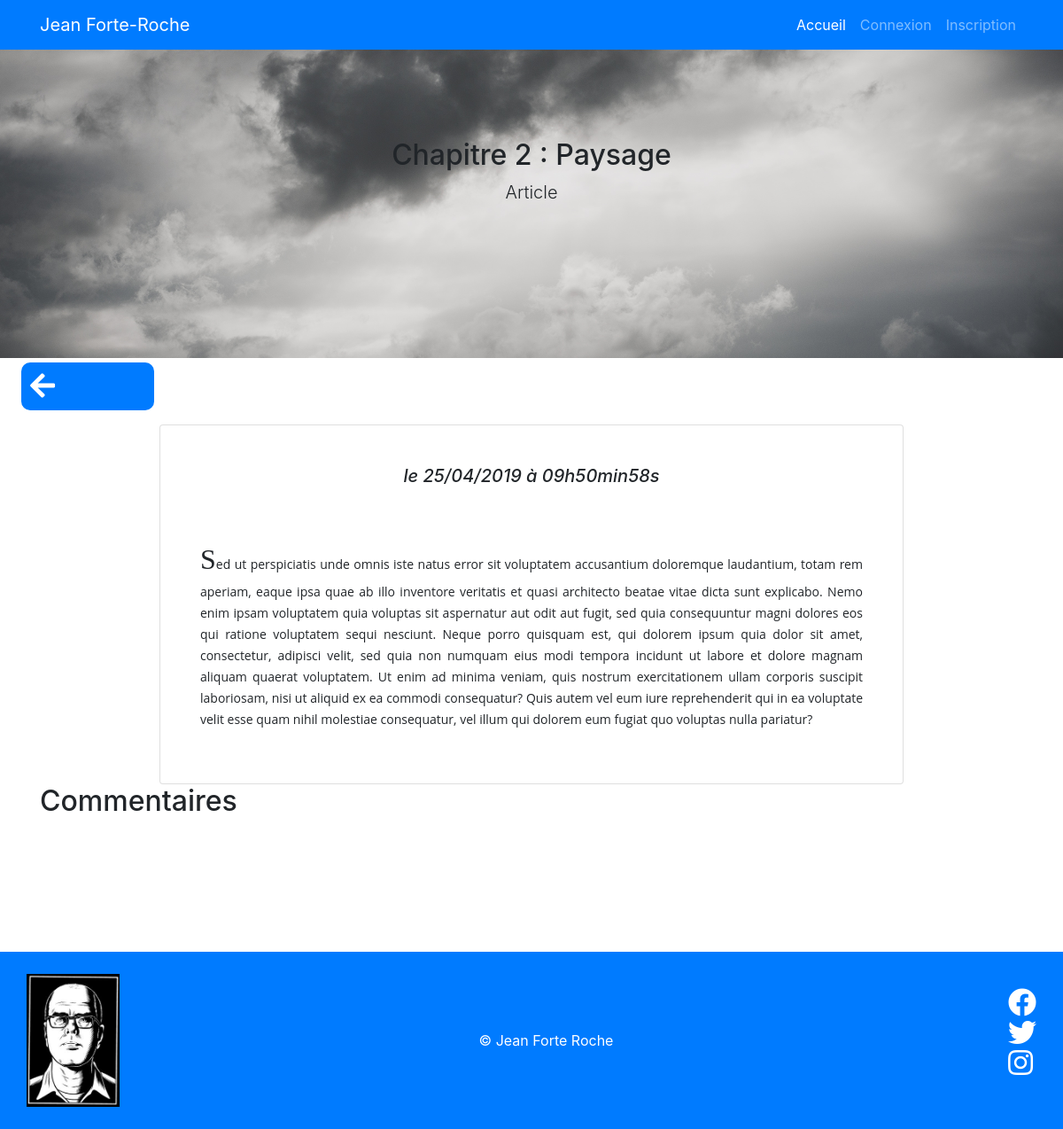
The page /index.php?action=post&id=4 on the database its author committed.
### tables this page shows
CREATE TABLE `posts` (
  `id` int(11) NOT NULL,
  `title` varchar(255) NOT NULL,
  `post_date` datetime NOT NULL,
  `post` text NOT NULL
);

### controller/frontend/frontend.php (called while the page is built, shortened)
<?php
require_once('model/PostManager.php');
class ControllerFront{
      public function post()
      {
        $postManager = new \Said\Projet4blog\Model\PostManager();;
        $post = $postManager->getPost($_GET['id']);
        require('view/frontend/postView.php');
      }
  }

### model/PostManager.php (called while the page is built, shortened)
<?php
class PostManager extends Manager
{
    public function getPost($postId)
    {
        $db = $this->dbConnect();
        $req = $db->prepare('SELECT id, title, post, DATE_FORMAT(post_date, \'%d/%m/%Y à %Hh%imin%ss\') AS creation_date_fr FROM posts WHERE id = ?');
        $req->execute(array($postId));
        $post = $req->fetch();
        return $post;
    }
}

### view/frontend/postView.php (the view, shortened to what this page needs)
<?php ob_start();
require('header.php');
?>
<header class="text-black headerPost">
    <div class="container text-center">
      <h2> <?= htmlspecialchars($post['title']) ?></h2>
      <p class="lead">Article</p>
  </div>
</header>
<a class='text-white' href="index.php"><p class="bg-primary pPost"><i class="fas fa-arrow-left fa-2x"></i></p></a>
<div class="news card">
    <h2 class='card-title dateArt'>
        <em>le <?= $post['creation_date_fr'] ?></em>
    </h2>
    <p class='card-text'>
        <?= html_entity_decode(nl2br(htmlspecialchars($post['post']))) ?>
</div>
<div class="container">
    <h2>Commentaires</h2>
</div>
    <?php
	require('footer.php');
    require('template.php');?>

### public/css/style.css (style rules this page uses)
h1, h3 ,.dateArt { text-align:center; }
.news { width:70%; margin:auto; padding: 45px; text-align: justify; }
.news .card-title { font-size: 20px; }
a { text-decoration: none; color: blue; }
header { padding: 156px 0 100px; background-image: url('../images/alaska.jpg'); background-size: 100%; margin-bottom: 100px; }
.container { width: 100%; padding-right: 15px; padding-left: 15px; margin-right: auto; margin-left: auto; }
.pPost { width: 150px; margin-left: 2%; border-radius: 10px; padding: 10px; }
.headerPost { padding: 156px 0 ; background-image: url('../images/article.jpg'); background-size: cover; margin-bottom: 5px; }
* { -webkit-box-sizing: border-box; box-sizing: border-box; }
body { padding: 0; margin: 0; }
.card-text { padding : 15px; font-size : 16px; }

### rows shown on the page
posts: title "Chapitre 2 : Paysage", post "S ed ut perspiciatis unde omnis iste natus error sit voluptatem accusantium doloremque laudantium, totam rem aperiam, eaque ipsa quae ab illo inventore veritatis et quasi architecto beatae vitae dicta sunt explicabo. Nemo enim ipsam voluptatem quia voluptas sit aspernatur aut odit aut fugit, sed quia consequuntur magni dolores eos qui ratione voluptatem sequi nesciunt. Neque porro quisquam est, qui dolorem ipsum quia dolor sit amet, consectetur, adipisci velit, sed quia non numquam eius modi tempora incidunt ut labore et dolore magnam aliquam quaerat voluptatem. Ut enim ad minima veniam, quis nostrum exercitationem ullam corporis suscipit laboriosam, nisi ut aliquid ex ea commodi…"

### other values the page prints
$post['creation_date_fr'] "25/04/2019 à 09h50min58s"
